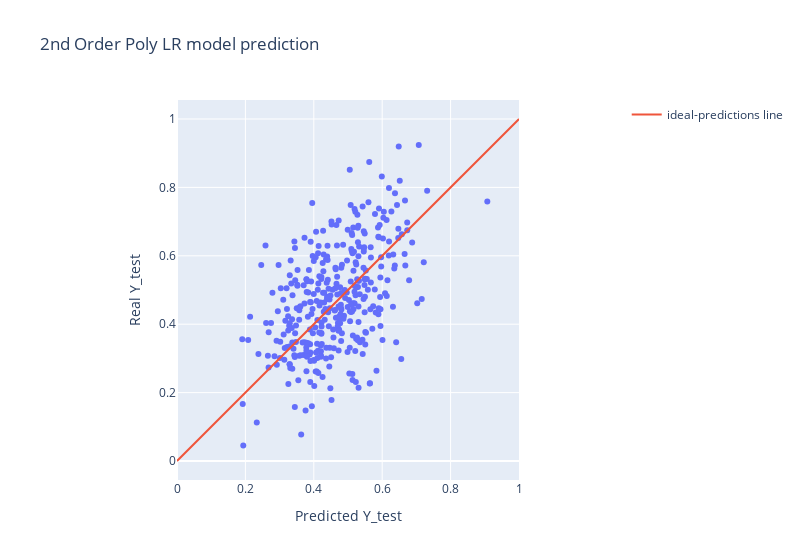

Source (notebook cell):
### Code cell
import plotly.express as px
fig = px.scatter(y=Y_test, x=lr_poly.predict(X_test), title='2nd Order Poly LR model prediction', width=800)
fig.add_trace(go.Scatter(x=[0,1], y=[0,1], name='ideal-predictions line', mode='lines'))
fig.update_xaxes(title= 'Predicted Y_test')
fig.update_yaxes(title= 'Real Y_test')
fig.update_xaxes(constrain='domain')
fig.update_yaxes(scaleanchor = "x", scaleratio = 1)
fig.show()

### Figure 1 — Plotly figure (JSON) as saved in the notebook; plotly's stock layout.template omitted (floating-point values rounded to 4 significant figures; data arrays with more than 128 entries replaced by an {"elided": "..."} marker saying what was removed)
{"data": [{"hovertemplate": "x=%{x}<br>y=%{y}<extra></extra>", "legendgroup": "", "marker": {"color": "#636efa", "symbol": "circle"}, "mode": "markers", "name": "", "orientation": "v", "showlegend": false, "type": "scatter", "x": {"elided": "365 float values"}, "xaxis": "x", "y": {"elided": "365 float values"}, "yaxis": "y"}, {"mode": "lines", "name": "ideal-predictions line", "type": "scatter", "x": [0, 1], "y": [0, 1]}], "layout": {"legend": {"tracegroupgap": 0}, "title": {"text": "2nd Order Poly LR model prediction"}, "width": 800, "xaxis": {"anchor": "y", "constrain": "domain", "domain": [0.0, 1.0], "title": {"text": "Predicted Y_test"}}, "yaxis": {"anchor": "x", "domain": [0.0, 1.0], "scaleanchor": "x", "scaleratio": 1, "title": {"text": "Real Y_test"}}}}
